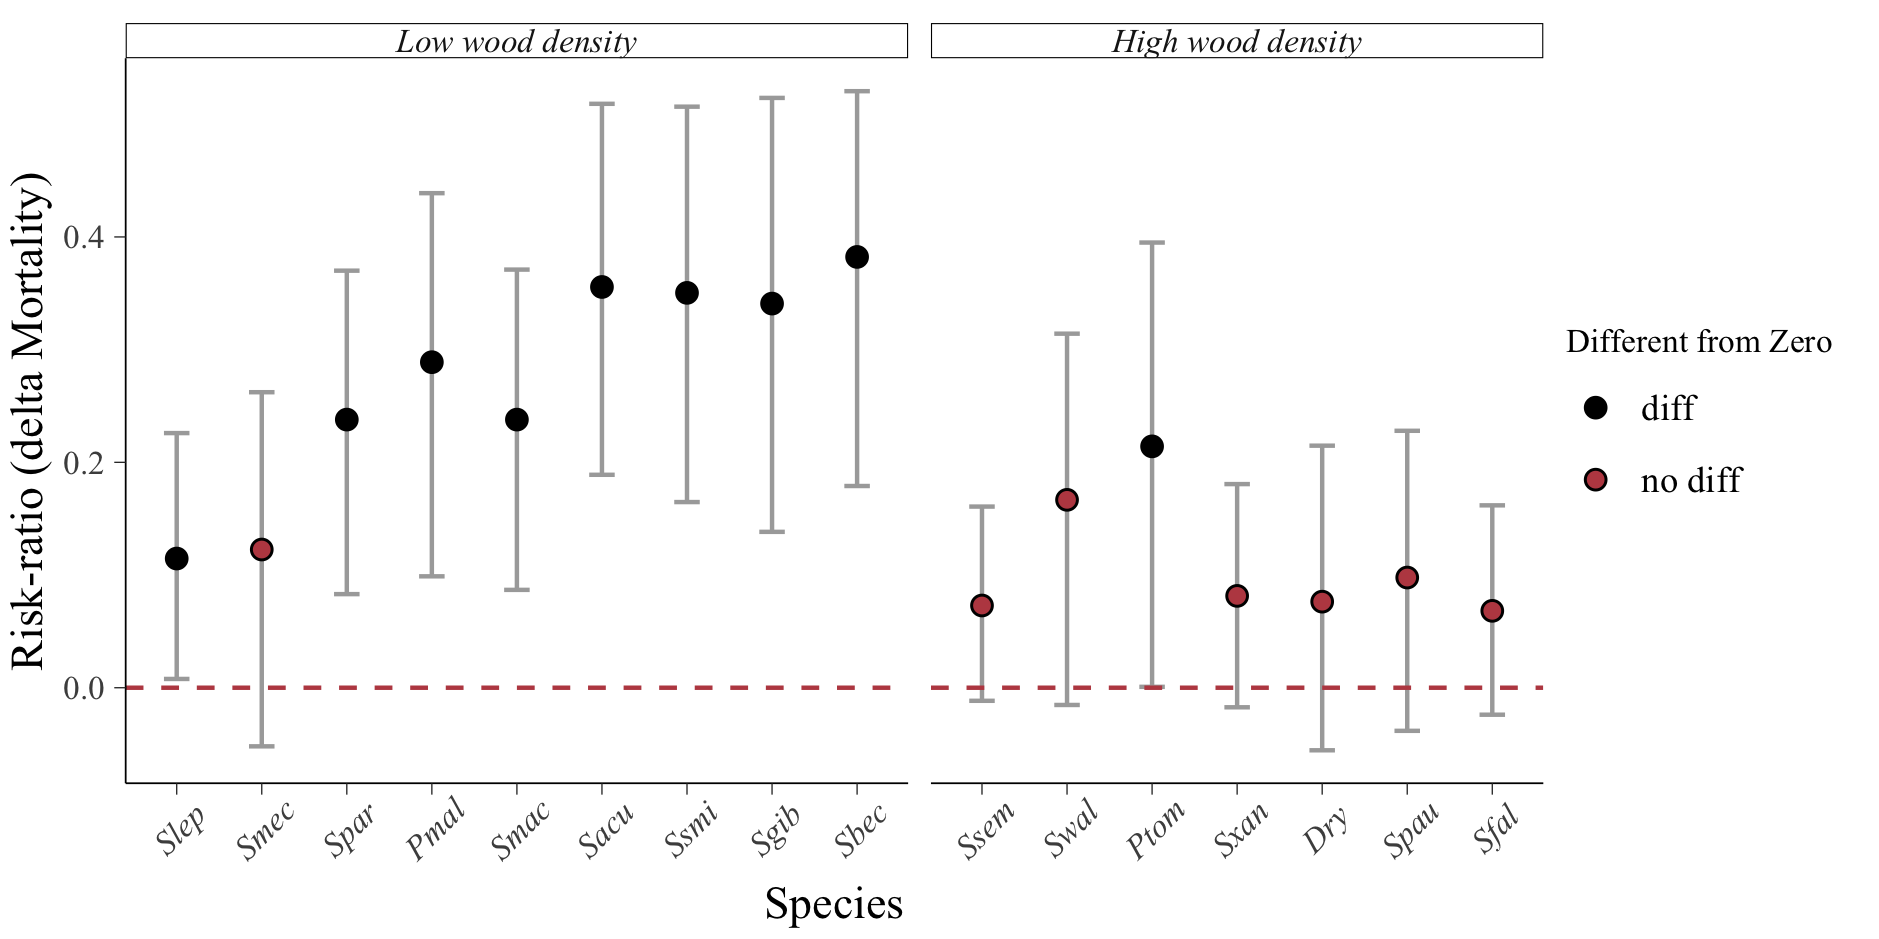

The script that saved this image:

# file to construct the final graph a
plot <- source('./src/analysis/sepilok-field-experiment/delta-mortality-exp.graph.R')$value 

# dimentions of a4 
dims <- (209.9 - (25.4 * 2)) # full width of A4 * 2
# save the panel plot for fig 3
ggsave(plot$plot, file ='./src/figures/graph.figS1.png', width = dims, height = dims / 2, units = "mm")
